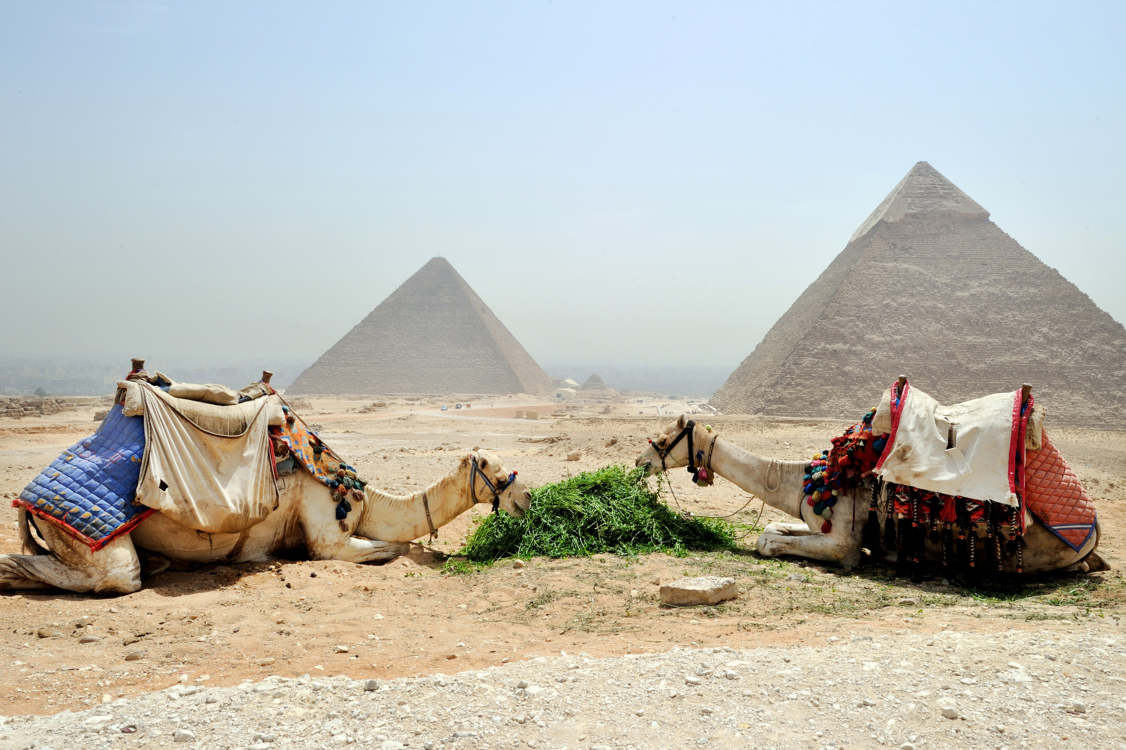
#> input picture session_6_Intro_to_Web_and_HTML/(Fun) Spot_the_difference_with_Python/img1.jpg, 4501 x 3000 px (shown at 1/4 size)
$ jupyter execute 'Differences between two images.ipynb'
#> lines starting #> are read from the running program, lines starting #| are printed output that depends on the picture; after the words box and inside, x2 and y2 are one past the last pixel; in counts of white or black regions, pixels touching at a corner belong together
### Spot the difference code
images source: https://github.com/kostasthanos/Spot-The-Differences/tree/main?tab=readme-ov-file

[cell 1]
import cv2
import numpy as np

# Load images
img1 = cv2.imread("img1.jpg")
#> img1 is the input picture: shape (3000, 4501, 3); mean B, G, R 176, 184.4, 185.3
img2 = cv2.imread("img2.jpg")
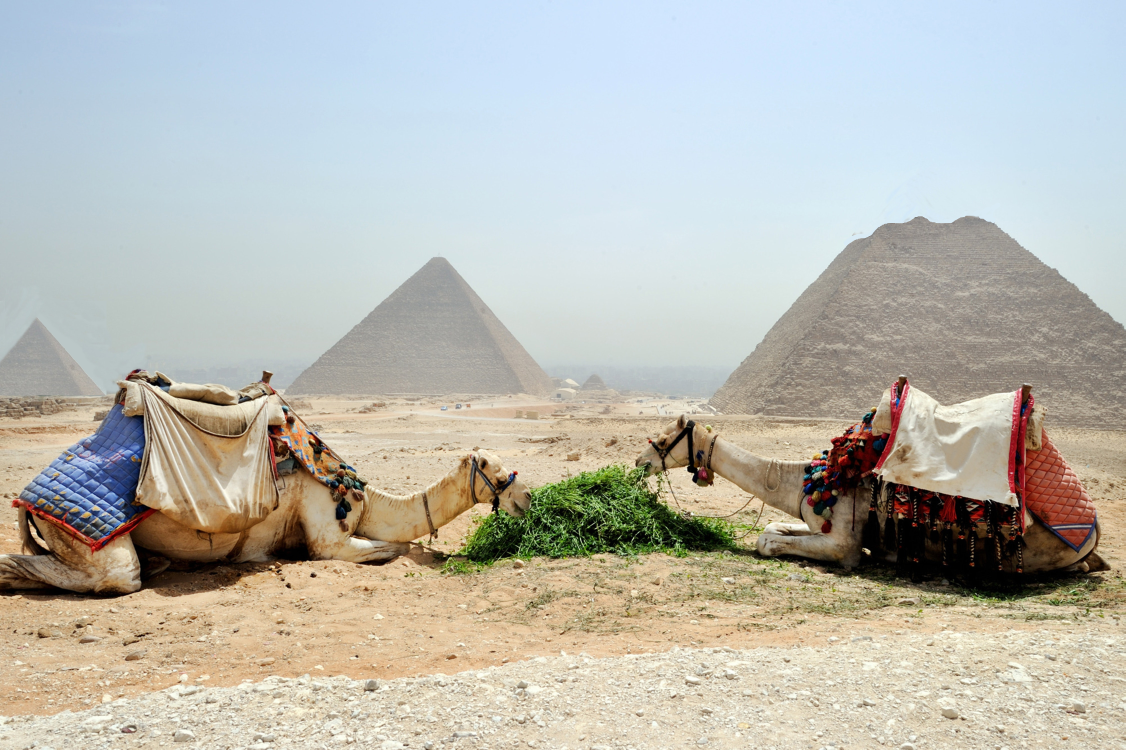
#> input picture session_6_Intro_to_Web_and_HTML/(Fun) Spot_the_difference_with_Python/img2.jpg, 4501 x 3000 px (shown at 1/4 size)
#> img2 is the input picture: shape (3000, 4501, 3); mean B, G, R 176.6, 184.9, 185.7

img1 = cv2.resize(img1, (921, 635))  # Replace width and height with desired dimensions
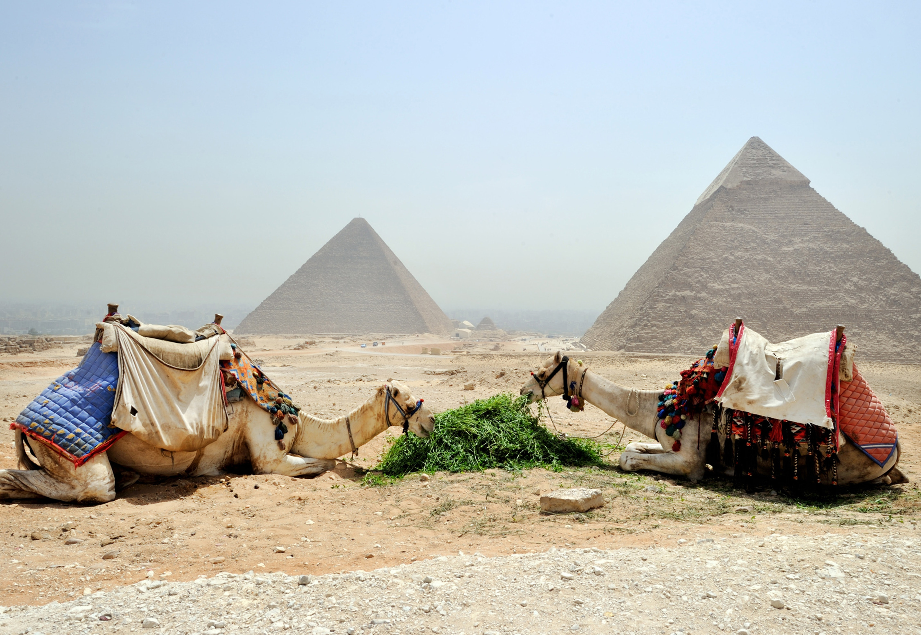
#> img1: shape (635, 921, 3); mean B, G, R 175.9, 184.3, 185.2
img2 = cv2.resize(img2, (921, 635))
#> img2: shape (635, 921, 3)
# Convert images to grayscale
gray1 = cv2.cvtColor(img1, cv2.COLOR_BGR2GRAY)
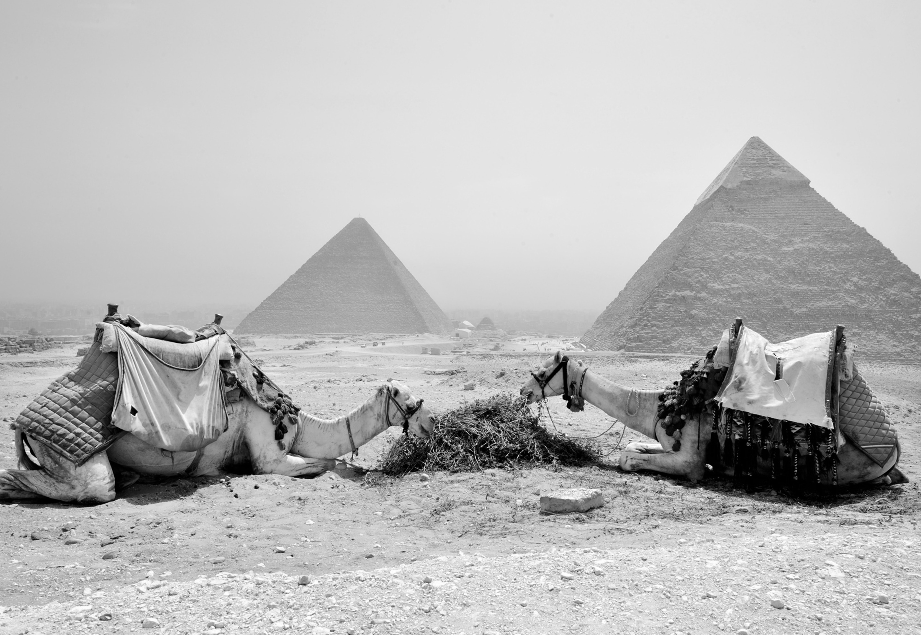
#> gray1: shape (635, 921); min 0, max 255, mean 183.6
gray2 = cv2.cvtColor(img2, cv2.COLOR_BGR2GRAY)
# Resize images to the same dimensions

# Compute absolute difference between the two grayscale images
diff = cv2.absdiff(gray1, gray2)
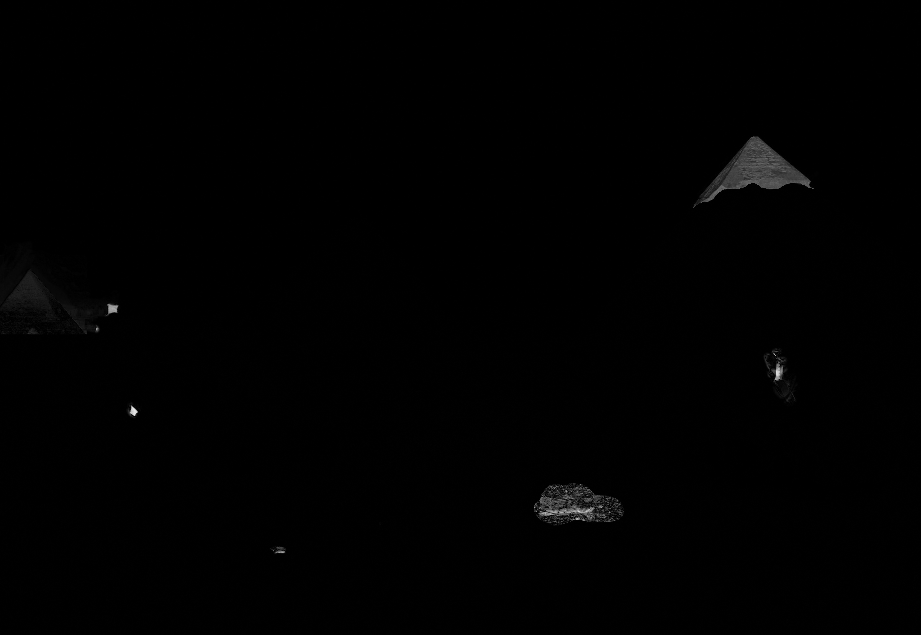
#> diff: shape (635, 921); min 0, max 233, mean 1

# Threshold the difference image to highlight areas with significant differences
_, thresh = cv2.threshold(diff, 30, 255, cv2.THRESH_BINARY)
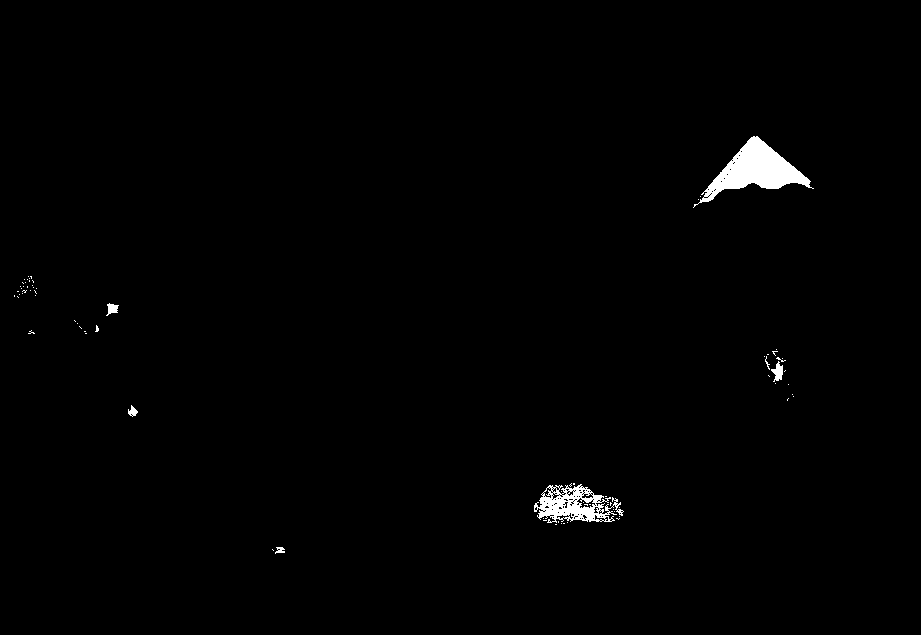
#> thresh: shape (635, 921); 0.91% white; 75 white regions (68 under 20 px), largest, box (x1, y1, x2, y2) and area: (693, 136, 814, 208) 3064, (534, 484, 624, 523) 1741, (771, 361, 783, 382) 137
kernel = np.ones((5,5),np.uint8)
dilate = cv2.dilate(thresh, kernel,iterations=5)
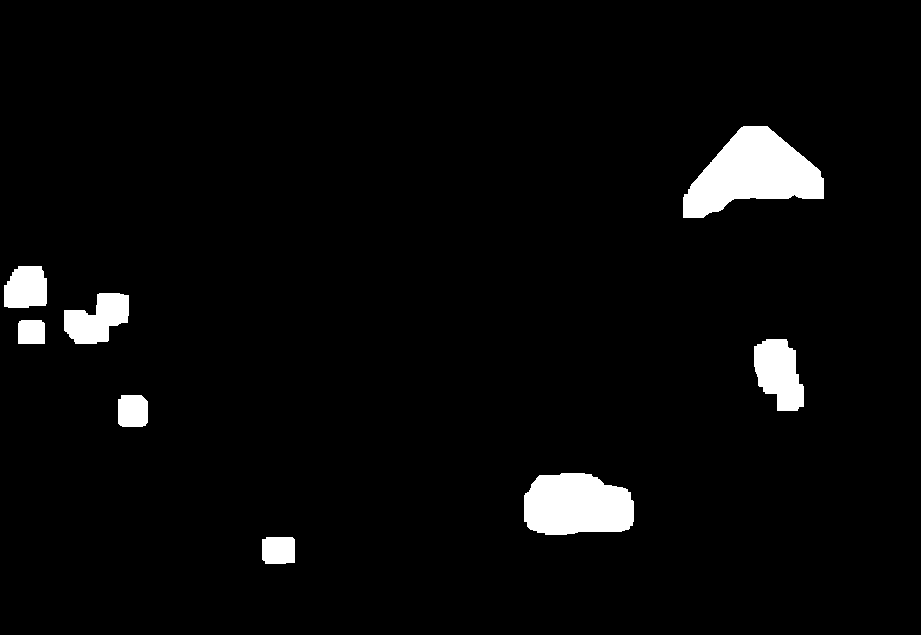
#> dilate: shape (635, 921); 3.8% white; 8 white regions
# Find contours
contours, hierarchy = cv2.findContours(dilate, cv2.RETR_EXTERNAL, cv2.CHAIN_APPROX_SIMPLE)
#> contours = 8 contours; box (x1, y1, x2, y2) and area: (683, 126, 824, 218) 7386, (524, 473, 634, 535) 5572, (754, 339, 804, 411) 2485, (64, 293, 129, 344) 2079, (4, 266, 47, 308) 1494, (118, 395, 148, 427) 856, (262, 537, 295, 564) 805, (18, 320, 45, 344) 588


# Extract bounding box coordinates
for contour in contours:
    x, y, w, h = cv2.boundingRect(contour)
    # Draw the bounding box on the original image
    cv2.rectangle(img1, (x, y), (x + w, y + h), (0, 255, 0), 2)
#> this loop made 8 passes
#> (x, y, w, h) on passes 1 to 8: (262, 537, 33, 27), (524, 473, 110, 62), (118, 395, 30, 32), (754, 339, 50, 72), (18, 320, 27, 24), (64, 293, 65, 51), (4, 266, 43, 42), (683, 126, 141, 92)
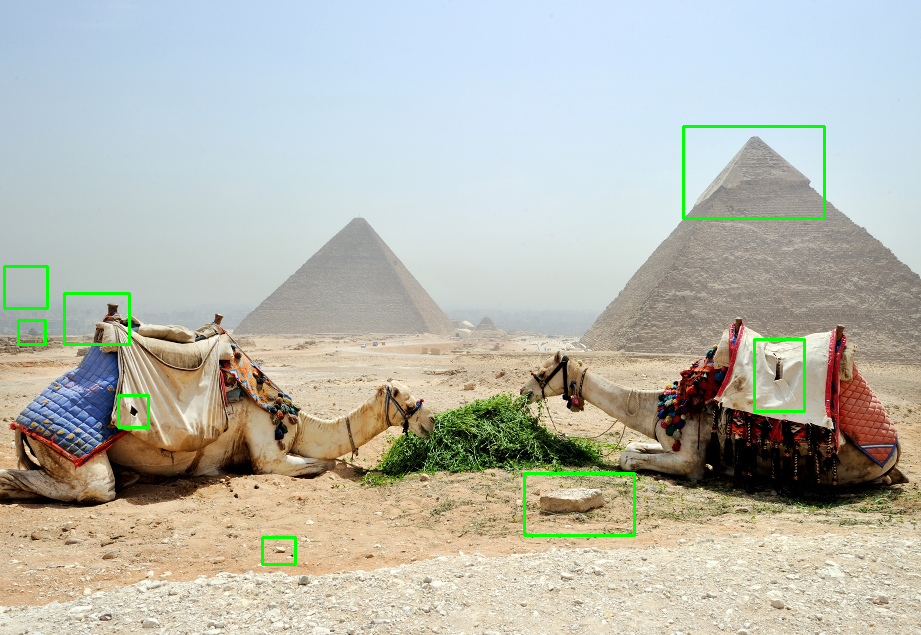
#> img1: shape (635, 921, 3); 0.92% of pixels changed, all inside (x1, y1, x2, y2) = (3, 125, 826, 566)

# Save the result
cv2.imwrite("result_with_box.jpg", img1)
cv2.imwrite("result.jpg", thresh)
#> Out = True
